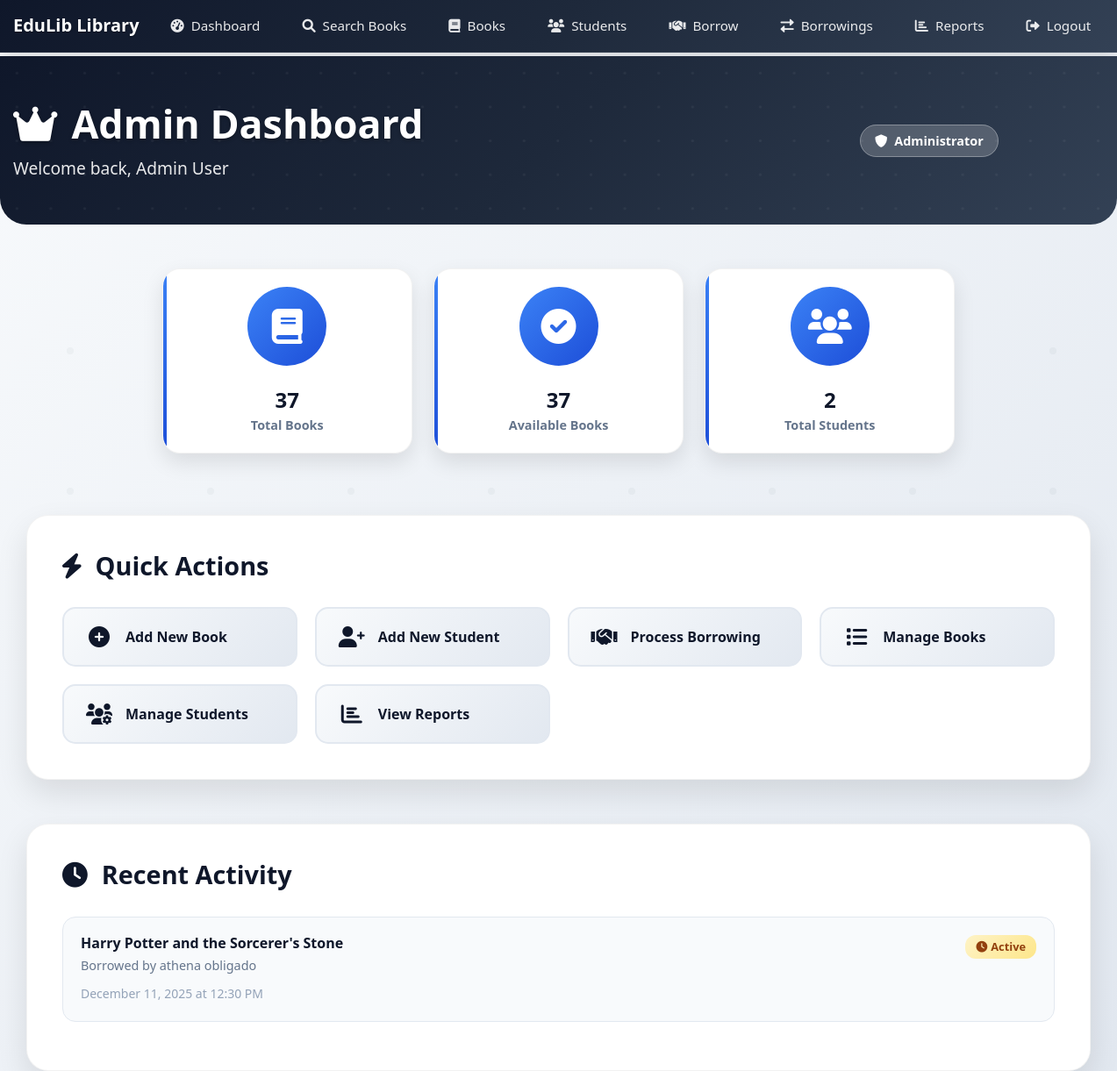
The page /dashboard (signed in) on the database as committed earlier.
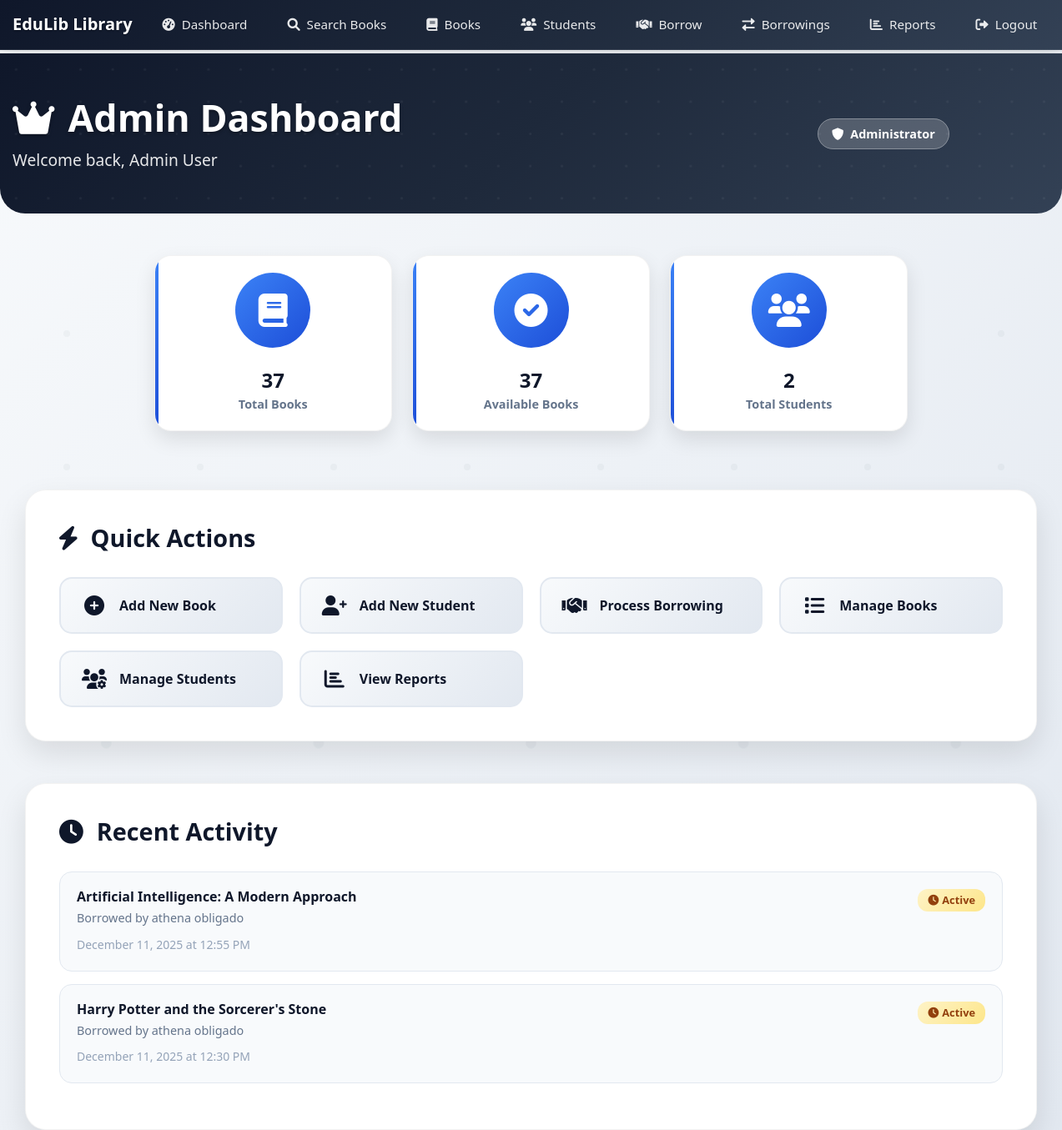
The same page on the database as committed later.
### app/models.py (models this page shows, shortened)
class Borrowing(db.Model):
    id = db.Column(db.Integer, primary_key=True)
    student_id = db.Column(db.Integer, db.ForeignKey('student.id'), nullable=False)
    book_id = db.Column(db.Integer, db.ForeignKey('book.id'), nullable=False)
    borrow_date = db.Column(db.DateTime, nullable=False, default=datetime.utcnow)
    due_date = db.Column(db.DateTime, nullable=False)
    return_date = db.Column(db.DateTime)
    status = db.Column(db.String(20), nullable=False, default='borrowed')

class Book(db.Model):
    id = db.Column(db.Integer, primary_key=True)
    isbn = db.Column(db.String(13), unique=True, nullable=False)
    title = db.Column(db.String(200), nullable=False)
    author = db.Column(db.String(100), nullable=False)
    genre = db.Column(db.String(50))
    quantity = db.Column(db.Integer, nullable=False, default=1)
    available_quantity = db.Column(db.Integer, nullable=False, default=1)
    borrowings = db.relationship('Borrowing', backref='book', lazy=True)

class Student(UserMixin, db.Model):
    id = db.Column(db.Integer, primary_key=True)
    email = db.Column(db.String(120), unique=True, nullable=False)
    password_hash = db.Column(db.String(128))
    full_name = db.Column(db.String(100), nullable=False)
    class_name = db.Column(db.String(50), nullable=False)
    school = db.Column(db.String(100), nullable=False)
    contact = db.Column(db.String(100))
    is_admin = db.Column(db.Boolean, default=False)
    borrowings = db.relationship('Borrowing', backref='student', lazy=True)

### app/routes.py (the view, shortened to what this page needs)
@bp.route('/dashboard')
@login_required
def dashboard():
    if current_user.is_admin:
        total_books = Book.query.count()
        available_books_count = Book.query.filter(Book.available_quantity > 0).count()
        total_students = Student.query.count()
        active_borrowings = Borrowing.query.filter(Borrowing.status == 'borrowed').count()
        overdue_books = Borrowing.query.filter(Borrowing.status == 'borrowed', Borrowing.due_date < datetime.utcnow()).count()
        recent_borrowings = Borrowing.query.order_by(Borrowing.borrow_date.desc()).limit(10).all()
        return render_template('admin_dashboard.html',
                               total_books=total_books,
                               available_books_count=available_books_count,
                               total_students=total_students,
                               active_borrowings=active_borrowings,
                               overdue_books=overdue_books,
                               recent_borrowings=recent_borrowings)

### app/__init__.py (called while the page is built)
@login_manager.user_loader
def load_user(user_id):
    from .models import Student
    return Student.query.get(int(user_id))

### app/templates/admin_dashboard.html (shortened to what the changed rows need)
{% extends "base.html" %}
{% block content %}
<div class="admin-header">
    <div class="container">
        <div class="row align-items-center">
            <div class="col-lg-8">
                <h1><i class="fas fa-crown me-3"></i>Admin Dashboard</h1>
            </div>
        </div>
    </div>
</div>
<div class="container">
    <div class="stats-grid">
        <div class="row justify-content-center">
            <div class="col-lg-3 col-md-6">
                <div class="stats-card">
                    <h2>{{ total_books }}</h2>
                </div>
            </div>
            <div class="col-lg-3 col-md-6">
                <div class="stats-card">
                    <h2>{{ available_books_count }}</h2>
                </div>
            </div>
            <div class="col-lg-3 col-md-6">
                <div class="stats-card">
                    <h2>{{ total_students }}</h2>
                </div>
            </div>
        </div>
    </div>
    <div class="recent-activity-section">
        {% if recent_borrowings %}
            {% for borrowing in recent_borrowings[:8] %}
                <div class="activity-item">
                    <div class="d-flex justify-content-between align-items-start">
                        <div class="flex-grow-1">
                            <h6>{{ borrowing.book.title }}</h6>
                            <p>Borrowed by {{ borrowing.student.full_name }}</p>
                            <small>{{ borrowing.borrow_date.strftime('%B %d, %Y at %I:%M %p') }}</small>
                        </div>
                        <span class="activity-status {{ 'active' if borrowing.status == 'borrowed' else 'returned' }}">
                            {% if borrowing.status == 'borrowed' %}
                                <i class="fas fa-clock me-1"></i>Active
                            {% else %}
                                <i class="fas fa-check me-1"></i>Returned
                            {% endif %}
                        </span>
                    </div>
                </div>
            {% endfor %}
        {% else %}
            <div class="no-activity">
                <i class="fas fa-inbox"></i>
                <h5>No Recent Activity</h5>
                <p>Recent borrowing activities will appear here.</p>
            </div>
        {% endif %}
    </div>
</div>
{% endblock %}

Rows that differ between the two databases and show on the page:
added Borrowing: book "Artificial Intelligence: A Modern Approach", student.full_name "athena obligado", borrow_date "December 11, 2025 at 12:55 PM", status "borrowed" (drawn)
